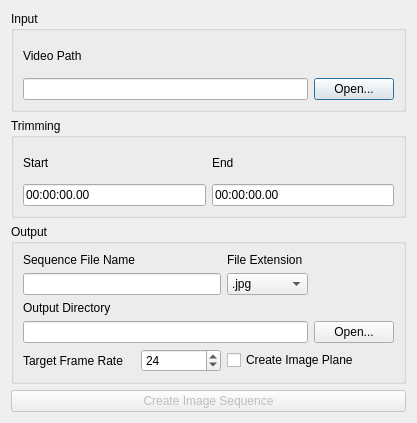
<?xml version="1.0" encoding="UTF-8"?>
<ui version="4.0">
 <class>Dialog</class>
 <widget class="QDialog" name="Dialog">
  <property name="geometry">
   <rect>
    <x>0</x>
    <y>0</y>
    <width>417</width>
    <height>423</height>
   </rect>
  </property>
  <property name="windowTitle">
   <string>Dialog</string>
  </property>
  <layout class="QVBoxLayout" name="verticalLayout_main">
   <item>
    <widget class="QGroupBox" name="groupBox_input">
     <property name="title">
      <string>Input</string>
     </property>
     <layout class="QGridLayout" name="gridLayout_input">
      <item row="0" column="0">
       <widget class="QLabel" name="label_video_path">
        <property name="text">
         <string>Video Path</string>
        </property>
       </widget>
      </item>
      <item row="1" column="0">
       <widget class="QLineEdit" name="lineEdit_video_path"/>
      </item>
      <item row="1" column="1">
       <widget class="QPushButton" name="pushButton_fileExplorer_input">
        <property name="text">
         <string>Open...</string>
        </property>
       </widget>
      </item>
     </layout>
    </widget>
   </item>
   <item>
    <widget class="QGroupBox" name="groupBox_trim">
     <property name="enabled">
      <bool>true</bool>
     </property>
     <property name="title">
      <string>Trimming</string>
     </property>
     <layout class="QGridLayout" name="gridLayout_trim">
      <item row="0" column="1">
       <widget class="QLabel" name="label_start_trim">
        <property name="text">
         <string>Start</string>
        </property>
       </widget>
      </item>
      <item row="1" column="1">
       <widget class="QLineEdit" name="lineEdit_start_trim">
        <property name="text">
         <string>00:00:00.00</string>
        </property>
       </widget>
      </item>
      <item row="1" column="3">
       <widget class="QLineEdit" name="lineEdit_end_trim">
        <property name="text">
         <string>00:00:00.00</string>
        </property>
       </widget>
      </item>
      <item row="0" column="3">
       <widget class="QLabel" name="label_end_trim">
        <property name="text">
         <string>End</string>
        </property>
       </widget>
      </item>
     </layout>
    </widget>
   </item>
   <item>
    <widget class="QGroupBox" name="groupBox_output">
     <property name="title">
      <string>Output</string>
     </property>
     <layout class="QGridLayout" name="gridLayout_output">
      <item row="3" column="0" colspan="3">
       <widget class="QLineEdit" name="lineEdit_output_directory"/>
      </item>
      <item row="4" column="1">
       <widget class="QSpinBox" name="spinBox_frame_rate">
        <property name="minimum">
         <number>1</number>
        </property>
        <property name="value">
         <number>24</number>
        </property>
       </widget>
      </item>
      <item row="4" column="0">
       <widget class="QLabel" name="label_taget_frame_rate">
        <property name="text">
         <string>Target Frame Rate</string>
        </property>
       </widget>
      </item>
      <item row="4" column="2" colspan="2">
       <widget class="QCheckBox" name="checkBox_image_plane">
        <property name="text">
         <string>Create Image Plane</string>
        </property>
       </widget>
      </item>
      <item row="2" column="0">
       <widget class="QLabel" name="label_output_directory">
        <property name="text">
         <string>Output Directory</string>
        </property>
       </widget>
      </item>
      <item row="3" column="3">
       <widget class="QPushButton" name="pushButton_fileExplorer_output">
        <property name="text">
         <string>Open...</string>
        </property>
       </widget>
      </item>
      <item row="0" column="0">
       <widget class="QLabel" name="label_sequence_file_name">
        <property name="text">
         <string>Sequence File Name</string>
        </property>
       </widget>
      </item>
      <item row="1" column="2">
       <widget class="QComboBox" name="comboBox_file_extension">
        <item>
         <property name="text">
          <string>.jpg</string>
         </property>
        </item>
        <item>
         <property name="text">
          <string>.png</string>
         </property>
        </item>
       </widget>
      </item>
      <item row="0" column="2">
       <widget class="QLabel" name="label_file_extension">
        <property name="text">
         <string>File Extension</string>
        </property>
       </widget>
      </item>
      <item row="1" column="0" colspan="2">
       <widget class="QLineEdit" name="lineEdit_sequence_file_name"/>
      </item>
     </layout>
    </widget>
   </item>
   <item>
    <widget class="QPushButton" name="pushButton_create_image_sequence">
     <property name="enabled">
      <bool>false</bool>
     </property>
     <property name="text">
      <string>Create Image Sequence</string>
     </property>
    </widget>
   </item>
  </layout>
 </widget>
 <resources/>
 <connections/>
</ui>
